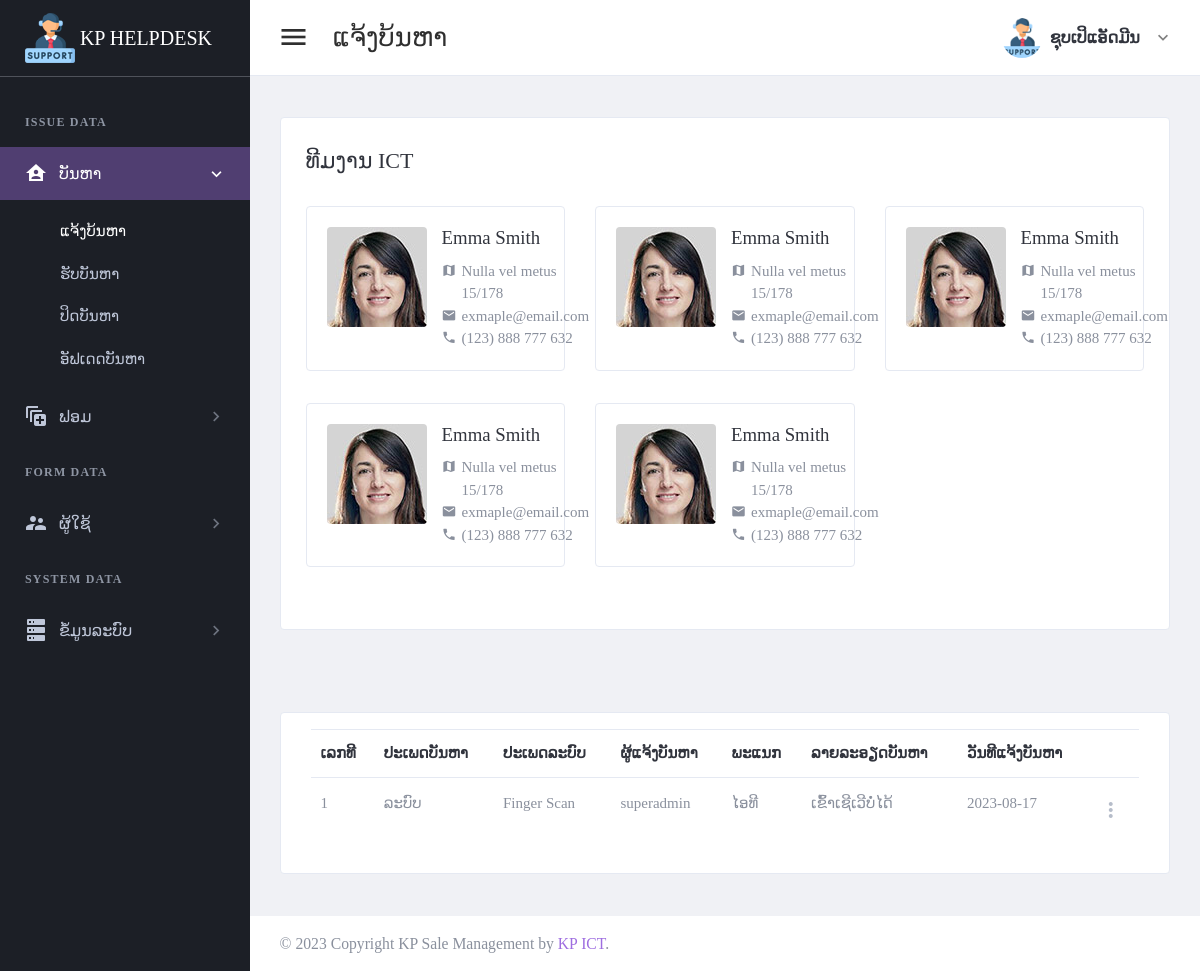
/page/issue-request.php (signed in), run on the app's committed database.
### tables this page shows
CREATE TABLE `tbl_header_title` (
  `ht_id` int(11) NOT NULL,
  `ht_name` varchar(300) DEFAULT NULL
);

CREATE TABLE `tbl_sub_title` (
  `st_id` int(11) NOT NULL,
  `st_name` varchar(300) DEFAULT NULL,
  `icon_code` varchar(100) DEFAULT NULL,
  `ht_id` int(11) DEFAULT NULL
);

CREATE TABLE `tbl_page_title` (
  `pt_id` int(11) NOT NULL,
  `pt_name` varchar(300) DEFAULT NULL,
  `ptf_name` varchar(100) DEFAULT NULL,
  `st_id` int(11) DEFAULT NULL
);

CREATE TABLE `tbl_staff_ative_status` (
  `staff_ative_status_id` int(11) NOT NULL,
  `staff_name` varchar(150) DEFAULT NULL,
  `active_status` int(11) DEFAULT NULL,
  `user_id` int(11) DEFAULT NULL,
  `phone_number` int(11) DEFAULT NULL
);

CREATE TABLE `tbl_issue_request` (
  `ir_id` int(11) NOT NULL,
  `ist_id` int(11) DEFAULT NULL,
  `ir_state` int(11) DEFAULT NULL,
  `ir_detail` text DEFAULT NULL,
  `reqeust_by` int(11) DEFAULT NULL,
  `request_date` date DEFAULT NULL,
  `assign_by` int(11) DEFAULT NULL,
  `assign_date` date DEFAULT NULL,
  `rate_point` int(11) DEFAULT NULL
);

CREATE TABLE `tbl_issue_category` (
  `isc_id` int(11) NOT NULL,
  `isc_name` varchar(50) DEFAULT NULL
);

CREATE TABLE `tbl_issue_type` (
  `ist_id` int(11) NOT NULL,
  `isc_id` int(11) DEFAULT NULL,
  `ist_name` varchar(150) DEFAULT NULL
);

CREATE TABLE `tbl_user` (
  `usid` int(11) NOT NULL,
  `full_name` varchar(300) DEFAULT NULL,
  `user_name` varchar(30) DEFAULT NULL,
  `user_password` varchar(30) DEFAULT NULL,
  `role_id` int(11) DEFAULT NULL,
  `depart_id` int(11) DEFAULT NULL,
  `user_status` int(11) DEFAULT NULL,
  `add_by` int(11) DEFAULT NULL,
  `date_register` date DEFAULT NULL
);

CREATE TABLE `tbl_depart` (
  `dp_id` int(11) NOT NULL,
  `dp_name` varchar(150) DEFAULT NULL
);

### setting/checksession.php (called while the page is built, shortened)
<?php
	if($_SESSION['id_users'] == "" )
	{
	header("location:logout.php");
	}
	  else{
		$id_users = $_SESSION["id_users"];
		$role_id = $_SESSION["role_id"];
	}
?>

### page/menu.php (the view)
<aside class="left-sidebar sidebar-dark" id="left-sidebar">
  <div id="sidebar" class="sidebar sidebar-with-footer">
    <div class="app-brand">
      <a href="index.php">
        <img src="../images/support.png" alt="Mono">
        <span class="brand-name">KP HELPDESK</span>
      </a>
    </div>
    <div class="sidebar-left" data-simplebar style="height: 100%;">
      <ul class="nav sidebar-inner" id="sidebar-menu">
        <?php
        $stmt = $conn->prepare(" SELECT distinct a.ht_id,ht_name
        FROM tbl_header_title a
        left join tbl_role_page b on a.ht_id = b.ht_id
        where role_id ='$role_id'
        order by  a.ht_id asc ");
        $stmt->execute();
        if ($stmt->rowCount() > 0) {
          while ($row = $stmt->fetch(PDO::FETCH_ASSOC)) {
            $ht_id = $row['ht_id'];
            $ht_name = $row['ht_name'];
        ?>
            <li class="section-title"> <?php echo "$ht_name"; ?></li>
            <?php
            $stmt1 = $conn->prepare("SELECT distinct a.st_id,st_name,role_id,icon_code
            FROM tbl_sub_title a
            left join tbl_role_page b on a.st_id = b.st_id
            where a.ht_id = '$ht_id' and role_id ='$role_id'
            order by a.st_id asc ");
            $stmt1->execute();
            if ($stmt1->rowCount() > 0) {
              while ($row1 = $stmt1->fetch(PDO::FETCH_ASSOC)) {
                $st_name = $row1['st_name'];
                $st_id = $row1['st_id'];
                $icon_code = $row1['icon_code'];
            ?>
                <li class='has-sub <?php if ($header_click == "$st_id") {  echo "active expand"; } ?>'>
                  <a class="sidenav-item-link" href="javascript:void(0)" data-toggle="collapse" data-target='#<?php echo "$st_name"; ?>' aria-expanded="false" aria-controls="<?php echo "$st_name"; ?>">
                    <i class="mdi <?php echo"$icon_code";?>"></i>
                    <span class="nav-text"> <?php echo "$st_name"; ?> </span> <b class="caret"></b>
                  </a>
                  <ul class='collapse <?php if ($header_click == "$st_id" ) { echo "show"; } ?>' id="<?php echo "$st_name"; ?>" data-parent="#sidebar-menu">
                    <div class="sub-menu">
                      <?php
                      $stmt2 = $conn->prepare(" SELECT pt_name,ptf_name
                      FROM tbl_page_title a
                      left join tbl_role_page b on a.pt_id = b.pt_id
                      where a.st_id = '$st_id' and role_id ='$role_id'
                      order by a.pt_id asc ");
                      $stmt2->execute();
                      if ($stmt2->rowCount() > 0) {
                        while ($row2 = $stmt2->fetch(PDO::FETCH_ASSOC)) {
                          $pt_name = $row2['pt_name'];
                      ?>
                          <li class="<?php if ($header_name ==  $row2['pt_name']) { echo "active"; } ?>">
                            <a class="sidenav-item-link" href='<?php echo $row2['ptf_name'] ?>'>
                              <span class="nav-text"><?php echo"$pt_name";?></span>
                            </a>
                          </li>
                      <?php
                        }
                      }
                      ?>
                    </div>
                  </ul>
              <?php
              }
            }
              ?>
                </li>
            <?php
          }
        }
            ?>
      </ul>
    </div>
  </div>
</aside>

### page/issue-request.php (shortened to what this page needs)
<?php
include("../setting/checksession.php");
include("../setting/conn.php");
$header_name = "ແຈ້ງບ້ນຫາ";
$header_click = "1";
?>
<!DOCTYPE html>
<html lang="en" dir="ltr">
<head>
    <?php
    include("../setting/callcss.php");
    ?>
</head>
<body class="navbar-fixed sidebar-fixed" id="body">
    <div class="wrapper">
        <?php include "menu.php"; ?>
        <div class="page-wrapper">
            <?php
            include "header.php";
            ?>
            <div class="content-wrapper">
                <div class="content">
                    <div class="card card-default">
                        <div class="card-header align-items-center px-3 px-md-5 text-center">
                            <h2>ທີມງານ ICT</h2>
                        </div>
                        <div class="card-body px-3 px-md-5">
                            <div class="row">
                                <?php
                                $stmt = $conn->prepare(" SELECT * FROM tbl_staff_ative_status ");
                                $stmt->execute();
                                if ($stmt->rowCount() > 0) {
                                    while ($row = $stmt->fetch(PDO::FETCH_ASSOC)) {
                                        $staff_ative_status_id = $row['staff_ative_status_id'];
                                ?>
                                        <div class="col-lg-6 col-xl-4">
                                            <div class="card card-default p-4">
                                                <a href="javascript:0" id="modalstaff" data-staffid='<?php echo "$staff_ative_status_id"; ?>' class="media text-secondary" data-toggle="modal" data-target="#modal-contact">
                                                    <img src="../images/user/u-xl-1.jpg" class="mr-3 img-fluid rounded" alt="Avatar Image" />
                                                    <div class="media-body">
                                                        <h5 class="mt-0 mb-2 text-dark">Emma Smith</h5>
                                                        <ul class="list-unstyled text-smoke text-smoke">
                                                            <li class="d-flex">
                                                                <i class="mdi mdi-map mr-1"></i>
                                                                <span>Nulla vel metus 15/178</span>
                                                            </li>
                                                            <li class="d-flex">
                                                                <i class="mdi mdi-email mr-1"></i>
                                                                <span>exmaple@email.com</span>
                                                            </li>
                                                            <li class="d-flex">
                                                                <i class="mdi mdi-phone mr-1"></i>
                                                                <span>(123) 888 777 632</span>
                                                            </li>
                                                        </ul>
                                                    </div>
                                                </a>
                                            </div>
                                        </div>
                                <?php
                                    }
                                }
                                ?>
                            </div>
                        </div>
                    </div>
                </div>
                <div class="content-wrapper">
                    <div class="content">
                        <div class="card card-default">
                            <div class="card-body">
                                <table id="productsTable" class="table table-hover table-product" style="width:100%">
                                    <thead>
                                        <tr>
                                            <th>ເລກທີ</th>
                                            <th>ປະເພດບັນຫາ</th>
                                            <th>ປະເພດລະບົບ</th>
                                            <th>ຜູ້ແຈ້ງບັນຫາ</th>
                                            <th>ພະແນກ</th>
                                            <th>ລາຍລະອຽດບັນຫາ</th>
                                            <th>ວັນທີແຈ້ງບັນຫາ</th>
                                            <th> </th>
                                        </tr>
                                    </thead>
                                    <tbody>
                                        <?php
                                        $stmt4 = $conn->prepare("SELECT ir_id,isc_name,ist_name,ir_detail,user_name,dp_name,request_date
                                    FROM tbl_issue_request a
                                    left join tbl_issue_type b on a.ist_id = b.ist_id
                                    left join tbl_issue_category c on b.isc_id = c.isc_id
                                    left join tbl_user d on a.reqeust_by = d.usid
                                    left join tbl_depart e on d.depart_id = e.dp_id
                                    where reqeust_by = '$id_users'
                                    order by ir_id desc;
                                     ");
                                        $stmt4->execute();
                                        if ($stmt4->rowCount() > 0) {
                                            while ($row4 = $stmt4->fetch(PDO::FETCH_ASSOC)) {
                                                $ir_id = $row4['ir_id'];
                                                $isc_name = $row4['isc_name'];
                                                $ist_name = $row4['ist_name'];
                                                $user_name = $row4['user_name'];
                                                $dp_name = $row4['dp_name'];
                                                $ir_detail = $row4['ir_detail'];
                                                $request_date = $row4['request_date'];
                                        ?>
                                                <tr>
                                                    <td><?php echo "$ir_id"; ?></td>
                                                    <td><?php echo "$isc_name"; ?></td>
                                                    <td><?php echo "$ist_name"; ?></td>
                                                    <td><?php echo "$user_name"; ?></td>
                                                    <td><?php echo "$dp_name"; ?></td>
                                                    <td><?php echo "$ir_detail"; ?></td>
                                                    <td><?php echo "$request_date"; ?></td>
                                                    <td>
                                                        <div class="dropdown">
                                                            <a class="dropdown-toggle icon-burger-mini" href="#" role="button" id="dropdownMenuLink" data-toggle="dropdown" aria-haspopup="true" aria-expanded="false" data-display="static">
                                                            </a>
                                                        </div>
                                                    </td>
                                                </tr>
                                        <?php
                                            }
                                        }
                                        ?>
                                    </tbody>
                                </table>
                            </div>
                        </div>
                    </div>
                </div>
                <?php include "footer.php"; ?>
            </div>
        </div>
</body>
</html>

### data on the page
tbl_header_title: ht_name "ISSUE DATA"
tbl_sub_title: st_name "ບັນຫາ"
tbl_page_title: pt_name "ແຈ້ງບ້ນຫາ"
tbl_page_title: pt_name "ຮັບບັນຫາ"
tbl_page_title: pt_name "ປິດບັນຫາ"
tbl_page_title: pt_name "ອັຟເດດບັນຫາ"
tbl_sub_title: st_name "ຟອມ"
tbl_header_title: ht_name "FORM DATA"
tbl_sub_title: st_name "ຜູ້ໃຊ້"
tbl_header_title: ht_name "SYSTEM DATA"
tbl_sub_title: st_name "ຂໍ້ມູນລະບົບ"
tbl_issue_request: ir_id "1", tbl_issue_category.isc_name "ລະບົບ", ist.ist_name "Finger Scan", tbl_user.user_name "superadmin", tbl_depart.dp_name "ໄອທີ", ir_detail "ເຂົ້າເຊີເວີບໍ່ໄດ້", request_date "2023-08-17"

### other printed values
$header_name "ແຈ້ງບ້ນຫາ"
$full_name "ຊຸບເປິແອັດມີນ"
